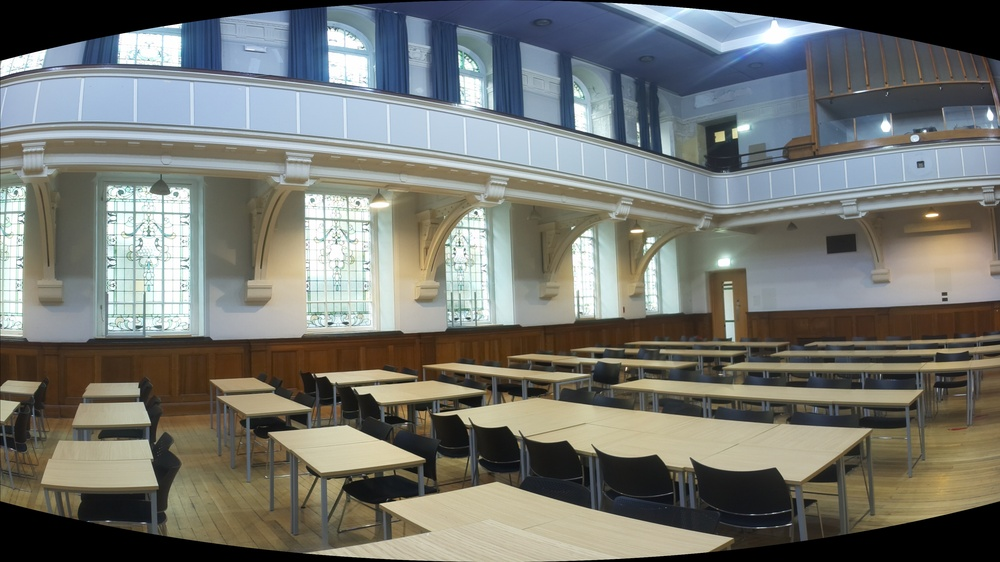
#> input picture stitching/test-images/cylindrical1.JPG, 1000 x 562 px, shrunk from 3620 x 2036 before the run
$ python -i stitching_functions.py   (imports and definitions only)
#> lines starting #> are read from the running program, lines starting #| are printed output that depends on the picture; after the words box and inside, x2 and y2 are one past the last pixel; in counts of white or black regions, pixels touching at a corner belong together
#> further down, picture is the input picture: shape (562, 1000, 3); mean B, G, R 112.2, 117.8, 116.1
# This file specifies the functions for image stitching
import cv2
import numpy as np
import matplotlib.pyplot as plt


### Show Images for Testing + Debugging ####
# [63 lines left out: functions showImage, getCylindricalProjection, applyCylindricalProjection, findNewObjectLocation, not called in this run]


### Return a cropped object from a black background ####
def cropToObject(image):
    # Convert to gray
    gray = cv2.cvtColor(image, cv2.COLOR_BGR2GRAY)
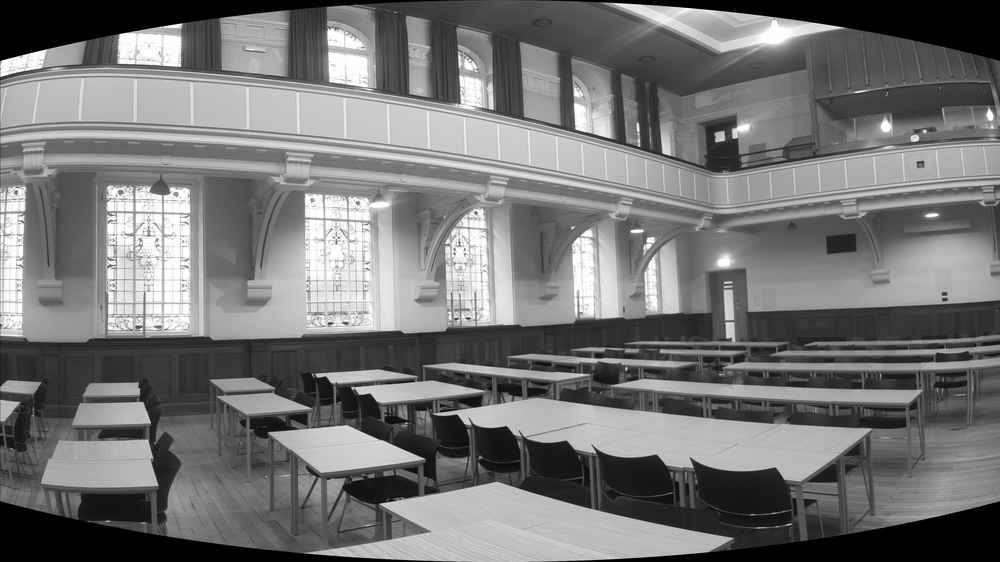
#> gray: shape (562, 1000); min 0, max 255, mean 116.7

    # Binary threshold
    _, binary = cv2.threshold(gray, 1, 255, cv2.THRESH_BINARY)
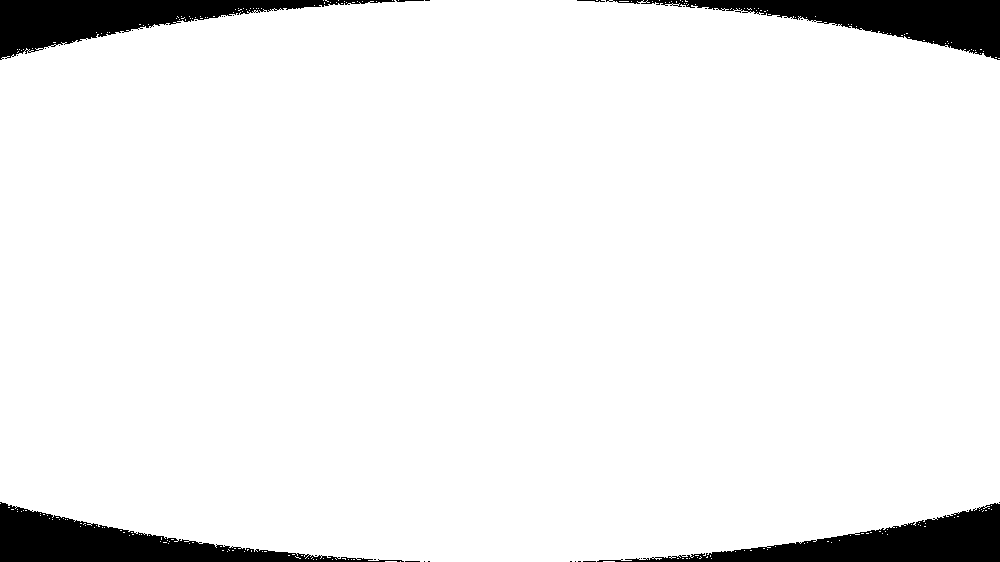
#> binary: shape (562, 1000); 93.5% white; 30 black regions (24 under 20 px)

    # Find contonours
    contours, _ = cv2.findContours(binary, cv2.RETR_EXTERNAL, cv2.CHAIN_APPROX_SIMPLE)
#> contours = 231 contours, 230 with area under 20; largest, box (x1, y1, x2, y2) and area: (0, 0, 1000, 562) 523525
    largest_contour = max(contours, key=cv2.contourArea)
#> largest_contour = contour of 1359 points, box (x1, y1, x2, y2) (0, 0, 1000, 562), area 523525

    # Draw and crop to bouding box
    x, y, w, h = cv2.boundingRect(largest_contour)
#> x = 0; y = 0; w = 1000; h = 562
    croppedImage = image[y : y + h, x : x + w]

    return (
        croppedImage,
        x,
        y,
    )  # return cropped image, plus left + upper lengths that was chopped off


### Find Matching Co-ordinates through SIFT ####
# [205 lines left out: functions findKeyPoints, calculateTransform, applyTransform, applyBlend, normalise_brightness, not called in this run]

>>> import cv2
>>> picture = cv2.imread('test-images/cylindrical1.JPG')
>>> result = cropToObject(picture)

$ run again, on stitching/test-images/cylindrical2.JPG
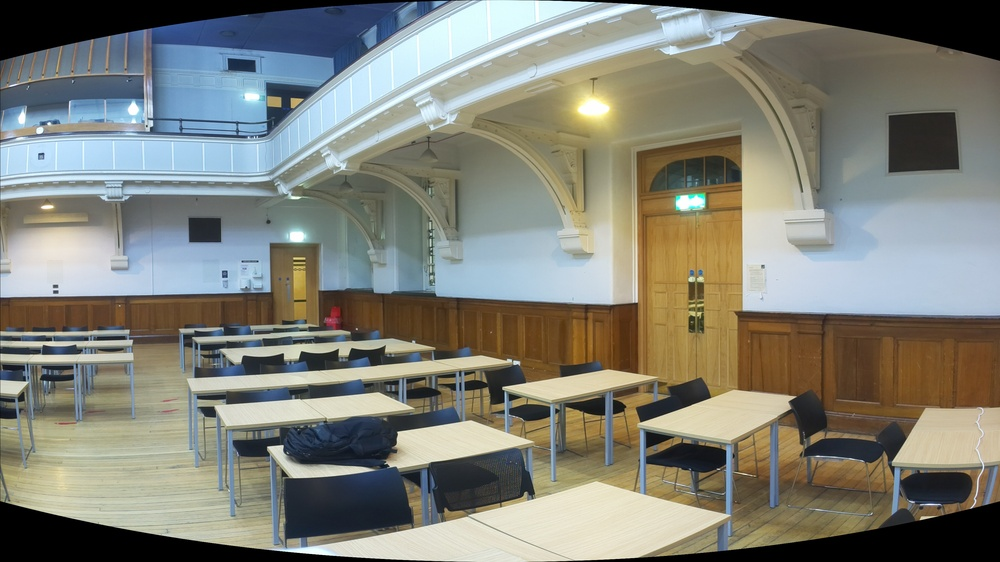
#> input picture stitching/test-images/cylindrical2.JPG, 1000 x 562 px, shrunk from 3620 x 2036 before the run
#> picture is the input picture: shape (562, 1000, 3); mean B, G, R 119, 128.6, 128
#> in cropToObject, `gray = cv2.cvtColor(image, cv2.COLOR_BGR2GRAY)`:
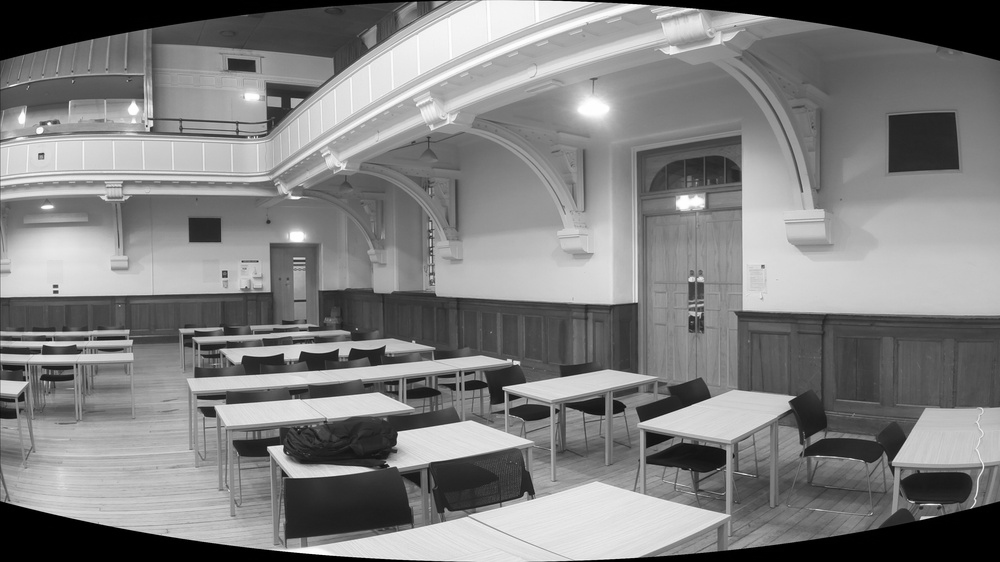
#> gray: shape (562, 1000); min 0, max 255, mean 127.3
#> in cropToObject, `_, binary = cv2.threshold(gray, 1, 255, cv2.THRESH_BINARY)`:
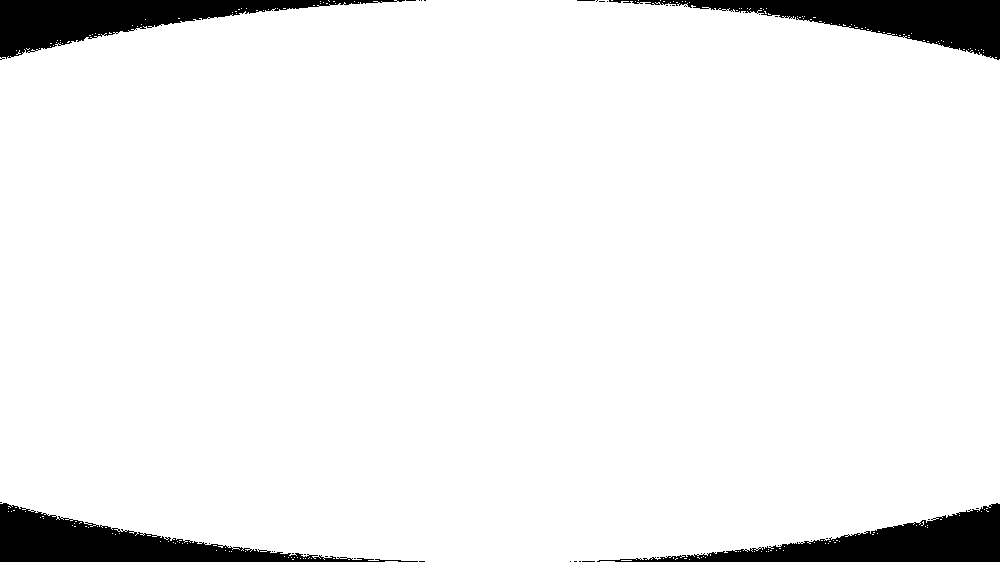
#> binary: shape (562, 1000); 93.5% white; 39 black regions (35 under 20 px)
#> contours = 210 contours, 209 with area under 20; largest, box (x1, y1, x2, y2) and area: (0, 0, 1000, 562) 523576
#> largest_contour = contour of 1531 points, box (x1, y1, x2, y2) (0, 0, 1000, 562), area 523576
#> x = 0; w = 1000; h = 562

$ run again, on stitching/test-images/panorama.JPG
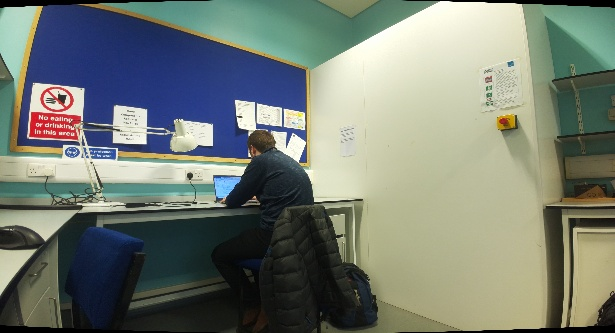
#> input picture stitching/test-images/panorama.JPG, 615 x 333 px
#> picture is the input picture: shape (333, 615, 3); mean B, G, R 114.9, 124.8, 117.1
#> in cropToObject, `gray = cv2.cvtColor(image, cv2.COLOR_BGR2GRAY)`:
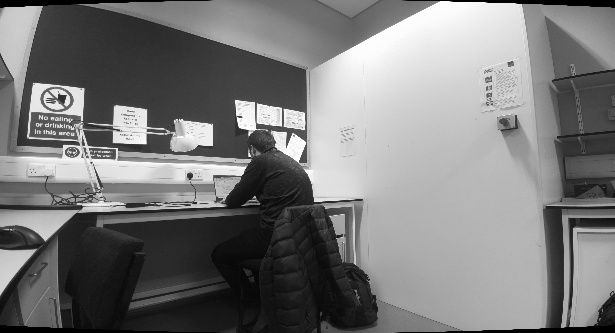
#> gray: shape (333, 615); min 0, max 255, mean 121.4
#> in cropToObject, `_, binary = cv2.threshold(gray, 1, 255, cv2.THRESH_BINARY)`:
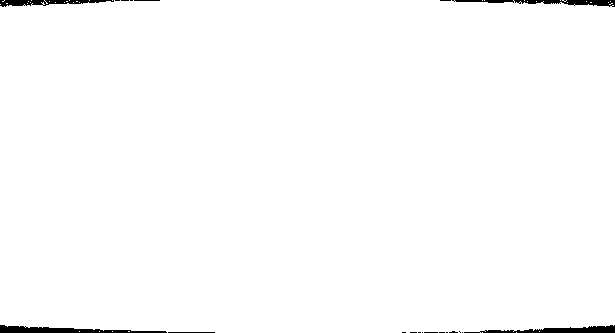
#> binary: shape (333, 615); 98.8% white; 20 black regions (14 under 20 px)
#> contours = 39 contours, 38 with area under 20; largest, box (x1, y1, x2, y2) and area: (0, 0, 615, 333) 201355
#> largest_contour = contour of 293 points, box (x1, y1, x2, y2) (0, 0, 615, 333), area 201355
#> x = 0; w = 615; h = 333
